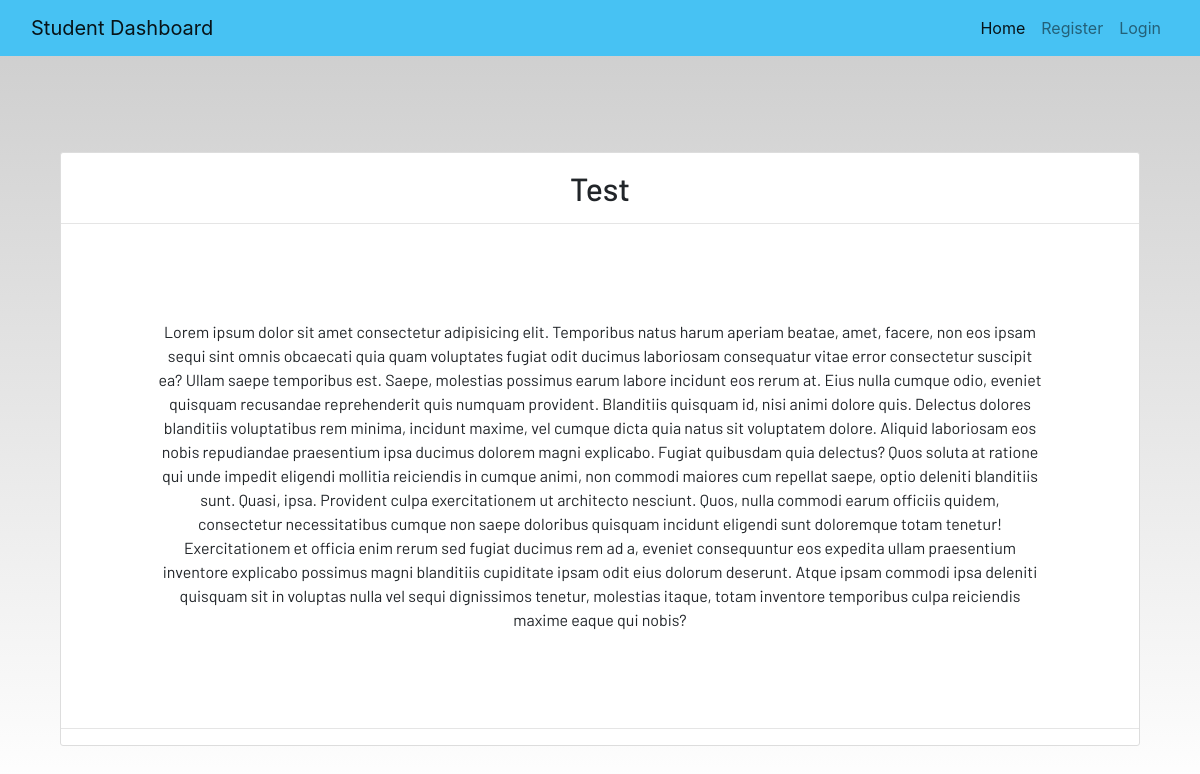
The app's page /notes_detail/7 with its own data.
### dashboard/models.py (models this page shows, shortened)
class Notes(models.Model):
    user = models.ForeignKey(User, on_delete=models.CASCADE)
    title = models.CharField(max_length=200)
    description = models.TextField()

### dashboard/views.py (the view)
class NotesDetailView(generic.DetailView):
    model = Notes

### dashboard/templates/dashboard/notes_detail.html
{% extends 'dashboard/base.html' %} {% load static %} {% block content %}
<section class='text-center container'>
    <div class="container">
        <div class="content-section p-0 mt-5">
            <div class="m-3">
                <h2>{{notes.title}}</h2>
            </div>
            <hr class="p-0 m-0">
            <p class="description m-5 p-5">
                {{notes.description}}
            </p>
            <hr>
        </div>
    </div>
</section>
{% endblock content %}

### static/css/main.css (style rules this page uses)
html { scroll-behavior: smooth; height: 100%; width: 100%; }
html, body { max-width: 100%; overflow-x: hidden; height: 100%; width: 100%; }
body { background: linear-gradient(rgba(0, 0, 0, 0.2), rgba(255, 255, 255, 0.5)); overflow-x: hidden; background-repeat: no-repeat; }
.content-section { background: #ffffff; padding: 10px 20px; border: 1px solid #dddddd; border-radius: 3px; margin-bottom: 20px; }

### records on screen
Notes: title "Test", description "Lorem ipsum dolor sit amet consectetur adipisicing elit. Temporibus natus harum aperiam beatae, amet, facere, non eos ipsam sequi sint omnis obcaecati quia quam voluptates fugiat odit ducimus laboriosam consequatur vitae error consectetur suscipit ea? Ullam saepe temporibus est. Saepe, molestias possimus earum labore incidunt eos rerum at. Eius nulla cumque odio, eveniet quisquam recusandae reprehenderit quis numquam provident. Blanditiis quisquam id, nisi animi dolore quis. Delectus dolores blanditiis voluptatibus rem minima, incidunt maxime, vel cumque dicta quia natus sit voluptatem dolore. Aliquid laboriosam eos nobis repudiandae praesentium ipsa ducimus dolorem magni explicabo. Fugiat…"
